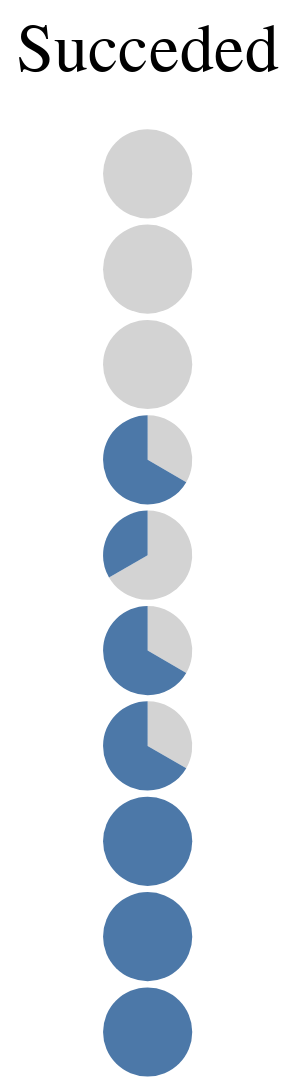

Notebook code for this chart:
### Code cell
piedf = df.groupby(['TASK', 'SUCCESS']).agg({'IS_SUCCESS': 'count'}).reset_index()
piedf.IS_SUCCESS /= 3

pie = alt.Chart(piedf).mark_arc().encode(
    alt.Theta('IS_SUCCESS', title='').stack(True),
    alt.Row('TASK:N', title='Tasks', sort=TASKS_SORTED,spacing=2).header(None),#.axis(titleX=-360, zindex=1),
    # alt.Opacity('IS_SUCCESS:N', legend=None).scale(domain=['Success', 'Fail'], range=[1, 0]),
    alt.Color('SUCCESS:N', title='Task completion').scale(domain=['Succeeded in 5 mins', 'Failed in 5 mins'], range=['#4C78A8', 'lightgrey']).legend(None),
    # alt.Column('DATA_PORTAL:N', title=None, spacing=1).header(labelAngle=-90, labelAnchor='end', labelAlign='right')
).properties(
    title={
        'text': 'Succeded',
        # 'subtitle': 'Data as of Jul 24, 2024',
        "dy": -10
    },
    width=40,
    height=29
)
# pie#.resolve_scale(x='independent')
# piedf
pie

### Figure 1 — Vega-Lite specification as saved in the notebook (floating-point values rounded to 4 significant figures)
{"config": {"title": {"dy": 1, "fontSize": 22, "fontWeight": 400, "align": "center", "anchor": "middle", "subtitleColor": "grey", "subtitleFontSize": 22}, "view": {"fill": "#FCFCFC"}, "header": {"titleFontSize": 23, "labelFontSize": 23, "labelFontWeight": 400}, "axis": {"titleFontSize": 23, "titleFontWeight": 400, "labelFontSize": 20, "labelFontWeight": 400, "labelLimit": 1000, "domainWidth": 1.5, "domainColor": "black", "tickColor": "black", "domain": false}, "axisX": {"domain": true}, "legend": {"titleFontSize": 23, "titleFontWeight": 400, "labelFontSize": 23, "labelLimit": 1000, "strokeColor": "#F4F6F7", "padding": 15}}, "data": {"name": "data-33473215443d6ddf6e9b5286d3e3fdb6"}, "mark": {"type": "arc"}, "encoding": {"color": {"field": "SUCCESS", "legend": null, "scale": {"domain": ["Succeeded in 5 mins", "Failed in 5 mins"], "range": ["#4C78A8", "lightgrey"]}, "title": "Task completion", "type": "nominal"}, "row": {"field": "TASK", "header": null, "sort": ["T6. Download a file", "T4. Query by gene", "T3. Filter datasets", "T2. Find publications", "T10. Identify visualization types", "T1. Sign in", "T9. Bookmark a dataset", "T5. Filter donors/samples", "T7. Find donor/publisher of a dataset", "T8. Find metadata of a dataset"], "spacing": 2, "title": "Tasks", "type": "nominal"}, "theta": {"field": "IS_SUCCESS", "stack": true, "title": "", "type": "quantitative"}}, "height": 29, "title": {"text": "Succeded", "dy": -10}, "width": 40, "$schema": "https://vega.github.io/schema/vega-lite/v5.17.0.json", "datasets": {"data-33473215443d6ddf6e9b5286d3e3fdb6": [{"TASK": "T1. Sign in", "SUCCESS": "Failed in 5 mins", "IS_SUCCESS": 0.3333}, {"TASK": "T1. Sign in", "SUCCESS": "Succeeded in 5 mins", "IS_SUCCESS": 0.6667}, {"TASK": "T10. Identify visualization types", "SUCCESS": "Failed in 5 mins", "IS_SUCCESS": 0.6667}, {"TASK": "T10. Identify visualization types", "SUCCESS": "Succeeded in 5 mins", "IS_SUCCESS": 0.3333}, {"TASK": "T2. Find publications", "SUCCESS": "Failed in 5 mins", "IS_SUCCESS": 0.3333}, {"TASK": "T2. Find publications", "SUCCESS": "Succeeded in 5 mins", "IS_SUCCESS": 0.6667}, {"TASK": "T3. Filter datasets", "SUCCESS": "Failed in 5 mins", "IS_SUCCESS": 1.0}, {"TASK": "T4. Query by gene", "SUCCESS": "Failed in 5 mins", "IS_SUCCESS": 1.0}, {"TASK": "T5. Filter donors/samples", "SUCCESS": "Succeeded in 5 mins", "IS_SUCCESS": 1.0}, {"TASK": "T6. Download a file", "SUCCESS": "Failed in 5 mins", "IS_SUCCESS": 1.0}, {"TASK": "T7. Find donor/publisher of a dataset", "SUCCESS": "Succeeded in 5 mins", "IS_SUCCESS": 1.0}, {"TASK": "T8. Find metadata of a dataset", "SUCCESS": "Succeeded in 5 mins", "IS_SUCCESS": 1.0}, {"TASK": "T9. Bookmark a dataset", "SUCCESS": "Failed in 5 mins", "IS_SUCCESS": 0.3333}, {"TASK": "T9. Bookmark a dataset", "SUCCESS": "Succeeded in 5 mins", "IS_SUCCESS": 0.6667}]}}
